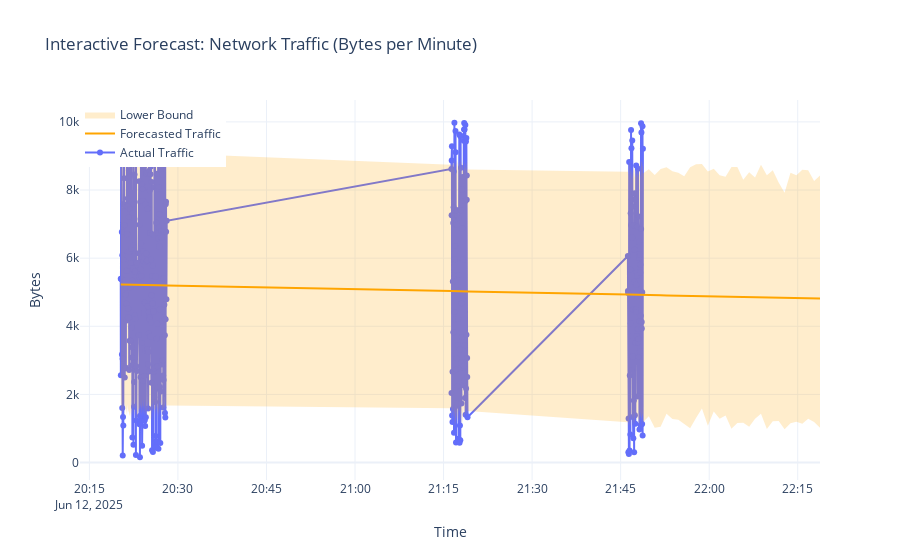

The cell this chart's notebook holds for it:
### Code cell
%pip install --quiet "nbformat>=4.2.0"

import plotly.graph_objects as go

# 'df' is already defined in previous cells, so no need to check for its existence.

# Actual vs Predicted Interactive Plot
fig = go.Figure()

# Actual traffic (from training data)
fig.add_trace(go.Scatter(
    x=df['ds'],
    y=df['y'],
    mode='lines+markers',
    name='Actual Traffic'
))

# Forecasted traffic
fig.add_trace(go.Scatter(
    x=forecast['ds'],
    y=forecast['yhat'],
    mode='lines',
    name='Forecasted Traffic',
    line=dict(color='orange')
))

# Confidence interval
fig.add_trace(go.Scatter(
    x=forecast['ds'],
    y=forecast['yhat_upper'],
    mode='lines',
    name='Upper Bound',
    line=dict(width=0),
    showlegend=False
))
fig.add_trace(go.Scatter(
    x=forecast['ds'],
    y=forecast['yhat_lower'],
    mode='lines',
    name='Lower Bound',
    line=dict(width=0),
    fill='tonexty',
    fillcolor='rgba(255, 165, 0, 0.2)',
    showlegend=True
))

# Layout settings
fig.update_layout(
    title="Interactive Forecast: Network Traffic (Bytes per Minute)",
    xaxis_title="Time",
    yaxis_title="Bytes",
    legend=dict(x=0, y=1),
    template="plotly_white"
)

fig.show()

### Figure 1 — Plotly figure (JSON) as saved in the notebook; plotly's stock layout.template omitted (floating-point values rounded to 4 significant figures; data arrays with more than 128 entries replaced by an {"elided": "..."} marker saying what was removed)
{"data": [{"mode": "lines+markers", "name": "Actual Traffic", "type": "scatter", "x": {"elided": "365 str values"}, "y": {"elided": "365 int values"}}, {"line": {"color": "orange"}, "mode": "lines", "name": "Forecasted Traffic", "type": "scatter", "x": {"elided": "395 str values"}, "y": {"elided": "395 float values"}}, {"line": {"width": 0}, "mode": "lines", "name": "Upper Bound", "showlegend": false, "type": "scatter", "x": {"elided": "395 str values"}, "y": {"elided": "395 float values"}}, {"fill": "tonexty", "fillcolor": "rgba(255, 165, 0, 0.2)", "line": {"width": 0}, "mode": "lines", "name": "Lower Bound", "showlegend": true, "type": "scatter", "x": {"elided": "395 str values"}, "y": {"elided": "395 float values"}}], "layout": {"legend": {"x": 0, "y": 1}, "title": {"text": "Interactive Forecast: Network Traffic (Bytes per Minute)"}, "xaxis": {"title": {"text": "Time"}}, "yaxis": {"title": {"text": "Bytes"}}}}
